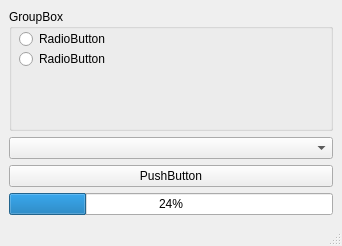
<?xml version="1.0" encoding="UTF-8"?>
<ui version="4.0">
 <class>MainWindow</class>
 <widget class="QMainWindow" name="MainWindow">
  <property name="geometry">
   <rect>
    <x>0</x>
    <y>0</y>
    <width>342</width>
    <height>246</height>
   </rect>
  </property>
  <property name="windowTitle">
   <string>MainWindow</string>
  </property>
  <widget class="QWidget" name="centralwidget">
   <layout class="QGridLayout" name="gridLayout">
    <item row="1" column="0">
     <widget class="QComboBox" name="comboBox"/>
    </item>
    <item row="2" column="0">
     <widget class="QPushButton" name="pushButton">
      <property name="text">
       <string>PushButton</string>
      </property>
     </widget>
    </item>
    <item row="0" column="0">
     <widget class="QGroupBox" name="groupBox">
      <property name="title">
       <string>GroupBox</string>
      </property>
      <widget class="QRadioButton" name="radioButton">
       <property name="geometry">
        <rect>
         <x>10</x>
         <y>20</y>
         <width>99</width>
         <height>20</height>
        </rect>
       </property>
       <property name="text">
        <string>RadioButton</string>
       </property>
      </widget>
      <widget class="QRadioButton" name="radioButton_2">
       <property name="geometry">
        <rect>
         <x>10</x>
         <y>40</y>
         <width>99</width>
         <height>20</height>
        </rect>
       </property>
       <property name="text">
        <string>RadioButton</string>
       </property>
      </widget>
     </widget>
    </item>
    <item row="3" column="0">
     <widget class="QProgressBar" name="progressBar">
      <property name="value">
       <number>24</number>
      </property>
     </widget>
    </item>
   </layout>
  </widget>
  <widget class="QMenuBar" name="menubar">
   <property name="geometry">
    <rect>
     <x>0</x>
     <y>0</y>
     <width>342</width>
     <height>24</height>
    </rect>
   </property>
  </widget>
  <widget class="QStatusBar" name="statusbar"/>
 </widget>
 <resources/>
 <connections/>
</ui>
